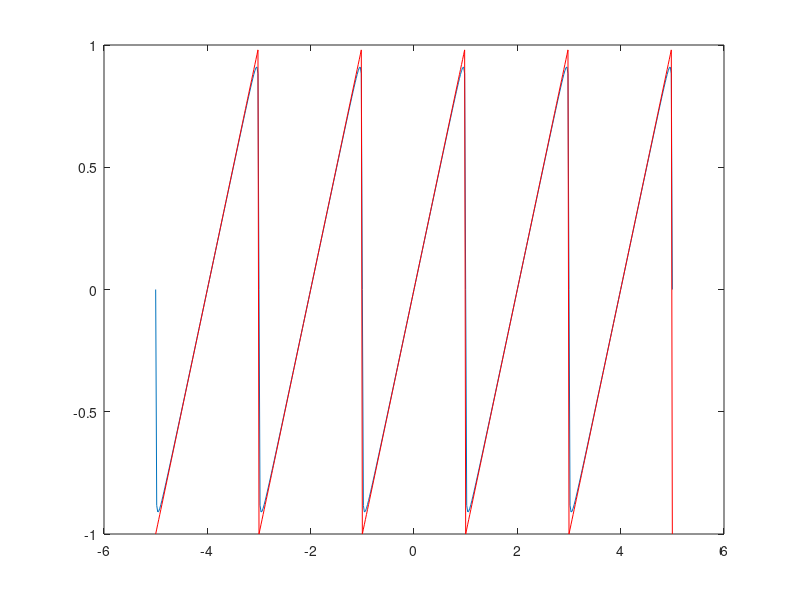

MATLAB code to generate this figure:
function saw_fourier_series()

a = 2;
L = 2;
X = -5:0.02:5;

    function t = term(x,n)
        coefficient = a .* (-1).^(n'+1) ./ (pi .* n') * (x*0+1); 
        phase = sin(2*pi/L .* n' * x);
        t = coefficient .* phase;
    end

    function s = series(x)
        s = sum(term(x,1:100));
    end

plot(X,series(X));
hold on;
plot(X,sawtooth((X-1)*pi), 'color', 'red');
hold off;
end

